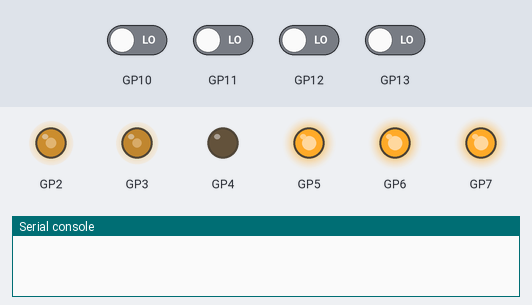
Bench run of a program on a simulated Raspberry Pi Pico running MicroPython. On the bench: output pins drawn as LEDs (lit = HIGH), the last lines printed to the serial console. The inputs (shaded band) are chosen by the test bench; at power-on: GP10–13 LOW.

Above: at 0.1 s.
At 5.1 s:
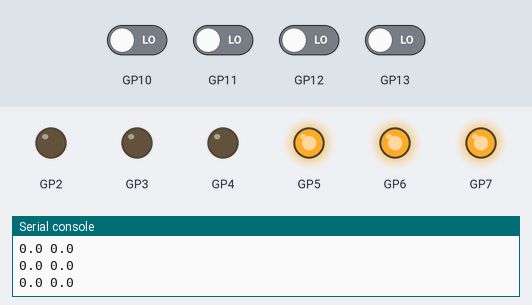
Timing chart, 0 to 6.6 s (numbered marks = the images above):
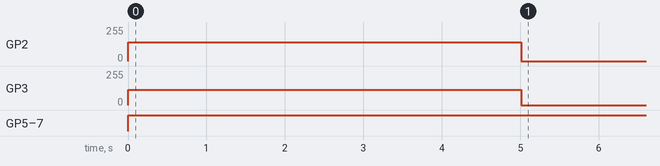

The program:

diff_driver.py
```python
from machine import Timer
from wheel_driver import WheelDriver
from time import sleep

class DiffDriver:
    def __init__(self, left_pins: tuple, right_pins: tuple):
        # Create wheels
        self.left_wheel = WheelDriver(*left_pins)
        self.right_wheel = WheelDriver(*right_pins)
        # Properties
        self.WHEEL_SEP = 0.207  # meters
        # Variables
        self.lin_vel = 0.
        self.ang_vel = 0.
        # Timer
        self.velocity_timer = Timer(
            freq=100,
            mode=Timer.PERIODIC,
            callback=self.velcomp_cb
        )

    def velcomp_cb(self, timer):
        self.lin_vel = (self.left_wheel.lin_vel + self.right_wheel.lin_vel) / 2
        self.ang_vel = (self.right_wheel.lin_vel - self.left_wheel.lin_vel) / self.WHEEL_SEP
        # print(f"{self.lin_vel}, {self.ang_vel}")

    def forward(self, speed=0.):
        assert 0<=speed<=1
        self.left_wheel.forward(speed)
        self.right_wheel.forward(speed)

    def backward(self, speed=0.):
        assert 0<=speed<=1
        self.left_wheel.backward(speed)
        self.right_wheel.backward(speed)

    def left_spin(self, speed=0.):
        assert 0<=speed<=1
        self.left_wheel.backward(speed)
        self.right_wheel.forward(speed)

    def right_spin(self, speed=0.):
        assert 0<=speed<=1
        self.left_wheel.forward(speed)
        self.right_wheel.backward(speed)

    def stop(self):
        self.left_wheel.stop()
        self.right_wheel.stop()

if __name__ == '__main__':
    driver = DiffDriver((10, 11, 4, 2, 6, -1), (12, 13, 5, 3, 7, 1))
    for _ in range(25):
        driver.left_wheel.backward(0.55)
        driver.right_wheel.forward(0.45)
        sleep(0.2)
        print(driver.lin_vel, driver.ang_vel)
    driver.stop()
```

wheel_driver.py
```python
from machine import Pin, PWM, Timer
from math import pi

class WheelDriver:
    # INITIALIZE
    def __init__(self, enca_pin_id, encb_pin_id, dir_pin_id, pwm_pin_id, slp_pin_id=None, ab=1):
        self.ENCA_PIN = Pin(enca_pin_id, Pin.IN)
        self.ENCB_PIN = Pin(encb_pin_id, Pin.IN)
        self.DIR_PIN = Pin(dir_pin_id, Pin.OUT)
        self.PWM_PIN = PWM(Pin(pwm_pin_id))
        self.PWM_PIN.freq(1000)
        self.SLP_PIN = Pin(slp_pin_id, Pin.OUT)
        self.SLP_PIN.value(1)
        assert abs(ab) == 1
        self.ab = ab
        # Variables
        self.inc = 0
        self.encoder_counts = 0
        self.prev_counts = 0
        self.lin_vel = 0
        # Properties
        self.WHEEL_RADIUS = 0.0375  # m
        self.GEAR_RATIO = 46.8512
        self.CPR = 48
        # Interrupt
        self.ENCA_PIN.irq(trigger=Pin.IRQ_FALLING | Pin.IRQ_RISING, handler=self.inc_counts_a)
        self.ENCB_PIN.irq(trigger=Pin.IRQ_FALLING | Pin.IRQ_RISING, handler=self.inc_counts_b)
        # Velocity timer
        self.velocity_timer = Timer(
            freq=100,
            mode=Timer.PERIODIC,
            callback=self.velmon_cb
        )

    def velmon_cb(self, timer):
        encoder_diff = self.encoder_counts - self.prev_counts
        ang_vel_motor = encoder_diff / self.CPR * 2 * pi * 100 # rad / s
        ang_vel_wheel = ang_vel_motor / self.GEAR_RATIO
        self.lin_vel = ang_vel_wheel * self.WHEEL_RADIUS
        self.prev_counts = self.encoder_counts

    def inc_counts_a(self, pin):
        # self.encoder_counts += self.inc
        if self.ENCA_PIN.value() == 0:
            if self.ENCB_PIN.value() == 0:
                self.encoder_counts -= self.ab
            else:  # ENCB == 1
                self.encoder_counts += self.ab
        else:  # ENCA == 1
            if self.ENCB_PIN.value() == 0:
                self.encoder_counts += self.ab
            else:
                self.encoder_counts -= self.ab

    def inc_counts_b(self, pin):
        # self.encoder_counts += self.inc
        if self.ENCA_PIN.value() == 0:
            if self.ENCB_PIN.value() == 0:
                self.encoder_counts += self.ab
            else:  # ENCB == 1
                self.encoder_counts -= self.ab
        else:  # ENCA == 1
            if self.ENCB_PIN.value() == 0:
                self.encoder_counts -= self.ab
            else:
                self.encoder_counts += self.ab

    # FUNCTION
    def forward(self, speed=0.):
        assert 0<=speed<=1
        self.DIR_PIN.value(1)
        self.PWM_PIN.duty_u16(int(65535 * speed))
        self.inc = 1

    def backward(self, speed=0.):
        assert 0<=speed<=1
        self.DIR_PIN.value(0)
        self.PWM_PIN.duty_u16(int(65535 * speed))
        self.inc = -1

    def stop(self):
        self.PWM_PIN.duty_u16(0)


if __name__ == "__main__":
    from time import sleep
    # wheel = WheelDriver(10, 11, 4, 2, 6, -1)  # left
    wheel = WheelDriver(12, 13, 5, 3, 7, 1)  # right
    for d in range(100):
        wheel.forward(d/100)
        print(wheel.lin_vel)
        sleep(0.05)
    for d in reversed(range(101)):
        wheel.forward(d/100)
        print(wheel.lin_vel)
        sleep(0.05)
    for d in range(100):
        wheel.backward(d/100)
        print(wheel.lin_vel)
        sleep(0.05)
    for d in reversed(range(101)):
        wheel.backward(d/100)
        print(wheel.lin_vel)
        sleep(0.05)

    wheel.stop()
```

Measured:
- by itself, GP2: 0/255 → 140/255 at 0.00 s, → 0/255 5.0 s later
- by itself, GP3: 0/255 → 115/255 at 0.00 s, → 0/255 5.0 s later
- by itself, GP5–7: LOW → HIGH at 0.00 s
